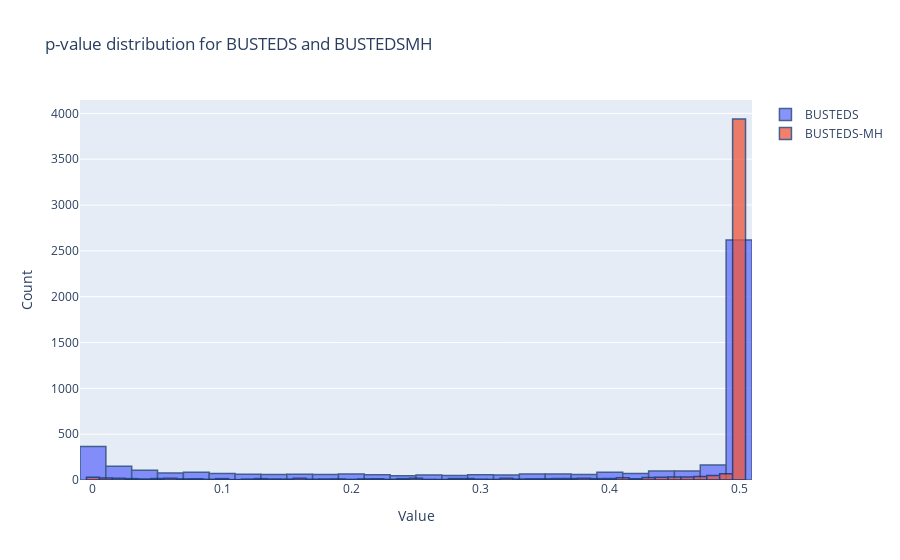

Source (notebook cell):
### Code cell
import plotly.graph_objects as go

import numpy as np

x0 = np.random.randn(500)
# Add 1 to shift the mean of the Gaussian distribution
x1 = np.random.randn(500) + 1

fig = go.Figure()
fig.add_trace(go.Histogram(x=df["pvalue_BUSTEDS"], name='BUSTEDS'))
fig.add_trace(go.Histogram(x=df["pvalue_BUSTEDSMH"], name='BUSTEDS-MH'))

# Overlay both histograms
fig.update_layout(barmode='overlay')
# Reduce opacity to see both histograms
fig.update_traces(opacity=0.75)

fig.update_layout(
    title_text='p-value distribution for BUSTEDS and BUSTEDSMH', # title of plot
    xaxis_title_text='Value', # xaxis label
    yaxis_title_text='Count') # yaxis label)

fig.update_traces(marker_line_color='rgb(8,48,107)',
                  marker_line_width=1.5, opacity=0.75)

fig.show()

### Figure 1 — Plotly figure (JSON) as saved in the notebook; plotly's stock layout.template omitted (floating-point values rounded to 4 significant figures; data arrays with more than 128 entries replaced by an {"elided": "..."} marker saying what was removed)
{"data": [{"marker": {"line": {"color": "rgb(8,48,107)", "width": 1.5}}, "name": "BUSTEDS", "opacity": 0.75, "type": "histogram", "x": {"elided": "4809 float values"}}, {"marker": {"line": {"color": "rgb(8,48,107)", "width": 1.5}}, "name": "BUSTEDS-MH", "opacity": 0.75, "type": "histogram", "x": {"elided": "4809 float values"}}], "layout": {"barmode": "overlay", "title": {"text": "p-value distribution for BUSTEDS and BUSTEDSMH"}, "xaxis": {"title": {"text": "Value"}}, "yaxis": {"title": {"text": "Count"}}}}
